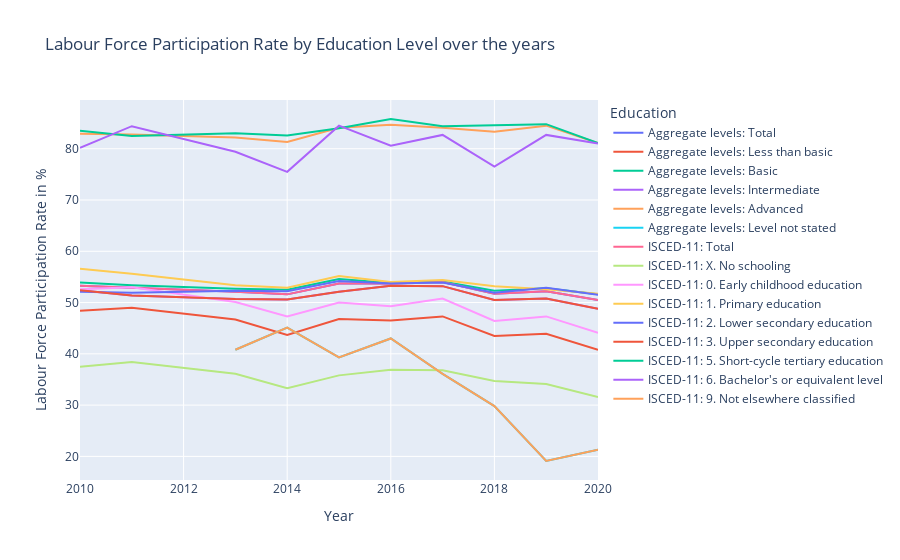

Notebook code cell kept with this figure:
### Markdown cell above
## Analyse LFPR by Education over the years

### Code cell
# Line Chart - Analyse LFPR for Male/Female(by Gender) over the Years
fig_line = px.line(data.loc[(data.Gender == "Total")  & (data.Sector == "Area type: National")], x="Year", y="Value", color="Education", title="Labour Force Participation Rate by Education Level over the years", labels={"Value": "Labour Force Participation Rate in %"})
fig_line.show()

### Figure 1 — Plotly figure (JSON) as saved in the notebook; plotly's stock layout.template omitted (floating-point values rounded to 4 significant figures)
{"data": [{"hovertemplate": "Education=Aggregate levels: Total<br>Year=%{x}<br>Labour Force Participation Rate in %=%{y}<extra></extra>", "legendgroup": "Aggregate levels: Total", "line": {"color": "#636efa", "dash": "solid"}, "marker": {"symbol": "circle"}, "mode": "lines", "name": "Aggregate levels: Total", "orientation": "v", "showlegend": true, "type": "scatter", "x": [2020, 2019, 2018, 2017, 2016, 2015, 2014, 2013, 2011, 2010], "xaxis": "x", "y": [50.5, 52.2, 51.7, 54, 53.7, 53.7, 51.6, 52.1, 52.9, 53.3], "yaxis": "y"}, {"hovertemplate": "Education=Aggregate levels: Less than basic<br>Year=%{x}<br>Labour Force Participation Rate in %=%{y}<extra></extra>", "legendgroup": "Aggregate levels: Less than basic", "line": {"color": "#EF553B", "dash": "solid"}, "marker": {"symbol": "circle"}, "mode": "lines", "name": "Aggregate levels: Less than basic", "orientation": "v", "showlegend": true, "type": "scatter", "x": [2020, 2019, 2018, 2017, 2016, 2015, 2014, 2013, 2011, 2010], "xaxis": "x", "y": [40.8, 43.9, 43.5, 47.3, 46.5, 46.8, 43.7, 46.7, 49, 48.4], "yaxis": "y"}, {"hovertemplate": "Education=Aggregate levels: Basic<br>Year=%{x}<br>Labour Force Participation Rate in %=%{y}<extra></extra>", "legendgroup": "Aggregate levels: Basic", "line": {"color": "#00cc96", "dash": "solid"}, "marker": {"symbol": "circle"}, "mode": "lines", "name": "Aggregate levels: Basic", "orientation": "v", "showlegend": true, "type": "scatter", "x": [2020, 2019, 2018, 2017, 2016, 2015, 2014, 2013, 2011, 2010], "xaxis": "x", "y": [51.6, 52.8, 52.3, 54.1, 53.8, 54.6, 52.5, 52.7, 53.4, 53.9], "yaxis": "y"}, {"hovertemplate": "Education=Aggregate levels: Intermediate<br>Year=%{x}<br>Labour Force Participation Rate in %=%{y}<extra></extra>", "legendgroup": "Aggregate levels: Intermediate", "line": {"color": "#ab63fa", "dash": "solid"}, "marker": {"symbol": "circle"}, "mode": "lines", "name": "Aggregate levels: Intermediate", "orientation": "v", "showlegend": true, "type": "scatter", "x": [2020, 2019, 2018, 2017, 2016, 2015, 2014, 2013, 2011, 2010], "xaxis": "x", "y": [48.8, 50.8, 50.5, 53.2, 53.3, 52.1, 50.6, 50.7, 51.4, 52.4], "yaxis": "y"}, {"hovertemplate": "Education=Aggregate levels: Advanced<br>Year=%{x}<br>Labour Force Participation Rate in %=%{y}<extra></extra>", "legendgroup": "Aggregate levels: Advanced", "line": {"color": "#FFA15A", "dash": "solid"}, "marker": {"symbol": "circle"}, "mode": "lines", "name": "Aggregate levels: Advanced", "orientation": "v", "showlegend": true, "type": "scatter", "x": [2020, 2019, 2018, 2017, 2016, 2015, 2014, 2013, 2011, 2010], "xaxis": "x", "y": [81.1, 84.5, 83.3, 84.1, 84.7, 84.1, 81.3, 82.2, 82.8, 82.9], "yaxis": "y"}, {"hovertemplate": "Education=Aggregate levels: Level not stated<br>Year=%{x}<br>Labour Force Participation Rate in %=%{y}<extra></extra>", "legendgroup": "Aggregate levels: Level not stated", "line": {"color": "#19d3f3", "dash": "solid"}, "marker": {"symbol": "circle"}, "mode": "lines", "name": "Aggregate levels: Level not stated", "orientation": "v", "showlegend": true, "type": "scatter", "x": [2020, 2019, 2018, 2017, 2016, 2015, 2014, 2013], "xaxis": "x", "y": [21.3, 19.1, 29.8, 36.1, 43, 39.3, 45.1, 40.8], "yaxis": "y"}, {"hovertemplate": "Education=ISCED-11: Total<br>Year=%{x}<br>Labour Force Participation Rate in %=%{y}<extra></extra>", "legendgroup": "ISCED-11: Total", "line": {"color": "#FF6692", "dash": "solid"}, "marker": {"symbol": "circle"}, "mode": "lines", "name": "ISCED-11: Total", "orientation": "v", "showlegend": true, "type": "scatter", "x": [2020, 2019, 2018, 2017, 2016, 2015, 2014, 2013, 2011, 2010], "xaxis": "x", "y": [50.5, 52.2, 51.7, 54, 53.7, 53.7, 51.6, 52.1, 52.9, 53.3], "yaxis": "y"}, {"hovertemplate": "Education=ISCED-11: X. No schooling<br>Year=%{x}<br>Labour Force Participation Rate in %=%{y}<extra></extra>", "legendgroup": "ISCED-11: X. No schooling", "line": {"color": "#B6E880", "dash": "solid"}, "marker": {"symbol": "circle"}, "mode": "lines", "name": "ISCED-11: X. No schooling", "orientation": "v", "showlegend": true, "type": "scatter", "x": [2020, 2019, 2018, 2017, 2016, 2015, 2014, 2013, 2011, 2010], "xaxis": "x", "y": [31.6, 34.1, 34.7, 36.8, 36.9, 35.8, 33.3, 36.1, 38.4, 37.5], "yaxis": "y"}, {"hovertemplate": "Education=ISCED-11: 0. Early childhood education<br>Year=%{x}<br>Labour Force Participation Rate in %=%{y}<extra></extra>", "legendgroup": "ISCED-11: 0. Early childhood education", "line": {"color": "#FF97FF", "dash": "solid"}, "marker": {"symbol": "circle"}, "mode": "lines", "name": "ISCED-11: 0. Early childhood education", "orientation": "v", "showlegend": true, "type": "scatter", "x": [2020, 2019, 2018, 2017, 2016, 2015, 2014, 2013, 2011, 2010], "xaxis": "x", "y": [44.1, 47.3, 46.4, 50.8, 49.3, 50, 47.3, 50.1, 53, 52.6], "yaxis": "y"}, {"hovertemplate": "Education=ISCED-11: 1. Primary education<br>Year=%{x}<br>Labour Force Participation Rate in %=%{y}<extra></extra>", "legendgroup": "ISCED-11: 1. Primary education", "line": {"color": "#FECB52", "dash": "solid"}, "marker": {"symbol": "circle"}, "mode": "lines", "name": "ISCED-11: 1. Primary education", "orientation": "v", "showlegend": true, "type": "scatter", "x": [2020, 2019, 2018, 2017, 2016, 2015, 2014, 2013, 2011, 2010], "xaxis": "x", "y": [51.7, 52.6, 53.2, 54.4, 54, 55.2, 52.9, 53.4, 55.6, 56.6], "yaxis": "y"}, {"hovertemplate": "Education=ISCED-11: 2. Lower secondary education<br>Year=%{x}<br>Labour Force Participation Rate in %=%{y}<extra></extra>", "legendgroup": "ISCED-11: 2. Lower secondary education", "line": {"color": "#636efa", "dash": "solid"}, "marker": {"symbol": "circle"}, "mode": "lines", "name": "ISCED-11: 2. Lower secondary education", "orientation": "v", "showlegend": true, "type": "scatter", "x": [2020, 2019, 2018, 2017, 2016, 2015, 2014, 2013, 2011, 2010], "xaxis": "x", "y": [51.5, 52.9, 51.9, 53.9, 53.7, 54.2, 52.2, 52.3, 51.9, 52.1], "yaxis": "y"}, {"hovertemplate": "Education=ISCED-11: 3. Upper secondary education<br>Year=%{x}<br>Labour Force Participation Rate in %=%{y}<extra></extra>", "legendgroup": "ISCED-11: 3. Upper secondary education", "line": {"color": "#EF553B", "dash": "solid"}, "marker": {"symbol": "circle"}, "mode": "lines", "name": "ISCED-11: 3. Upper secondary education", "orientation": "v", "showlegend": true, "type": "scatter", "x": [2020, 2019, 2018, 2017, 2016, 2015, 2014, 2013, 2011, 2010], "xaxis": "x", "y": [48.8, 50.8, 50.5, 53.2, 53.3, 52.1, 50.6, 50.7, 51.4, 52.4], "yaxis": "y"}, {"hovertemplate": "Education=ISCED-11: 5. Short-cycle tertiary education<br>Year=%{x}<br>Labour Force Participation Rate in %=%{y}<extra></extra>", "legendgroup": "ISCED-11: 5. Short-cycle tertiary education", "line": {"color": "#00cc96", "dash": "solid"}, "marker": {"symbol": "circle"}, "mode": "lines", "name": "ISCED-11: 5. Short-cycle tertiary education", "orientation": "v", "showlegend": true, "type": "scatter", "x": [2020, 2019, 2018, 2017, 2016, 2015, 2014, 2013, 2011, 2010], "xaxis": "x", "y": [81.1, 84.8, 84.6, 84.4, 85.8, 84, 82.6, 83, 82.5, 83.5], "yaxis": "y"}, {"hovertemplate": "Education=ISCED-11: 6. Bachelor's or equivalent level<br>Year=%{x}<br>Labour Force Participation Rate in %=%{y}<extra></extra>", "legendgroup": "ISCED-11: 6. Bachelor's or equivalent level", "line": {"color": "#ab63fa", "dash": "solid"}, "marker": {"symbol": "circle"}, "mode": "lines", "name": "ISCED-11: 6. Bachelor's or equivalent level", "orientation": "v", "showlegend": true, "type": "scatter", "x": [2020, 2019, 2018, 2017, 2016, 2015, 2014, 2013, 2011, 2010], "xaxis": "x", "y": [81, 82.7, 76.5, 82.7, 80.6, 84.5, 75.5, 79.4, 84.4, 80.2], "yaxis": "y"}, {"hovertemplate": "Education=ISCED-11: 9. Not elsewhere classified<br>Year=%{x}<br>Labour Force Participation Rate in %=%{y}<extra></extra>", "legendgroup": "ISCED-11: 9. Not elsewhere classified", "line": {"color": "#FFA15A", "dash": "solid"}, "marker": {"symbol": "circle"}, "mode": "lines", "name": "ISCED-11: 9. Not elsewhere classified", "orientation": "v", "showlegend": true, "type": "scatter", "x": [2020, 2019, 2018, 2017, 2016, 2015, 2014, 2013], "xaxis": "x", "y": [21.3, 19.1, 29.8, 36.1, 43, 39.3, 45.1, 40.8], "yaxis": "y"}], "layout": {"legend": {"title": {"text": "Education"}, "tracegroupgap": 0}, "title": {"text": "Labour Force Participation Rate by Education Level over the years"}, "xaxis": {"anchor": "y", "domain": [0, 1], "title": {"text": "Year"}}, "yaxis": {"anchor": "x", "domain": [0, 1], "title": {"text": "Labour Force Participation Rate in %"}}}}
